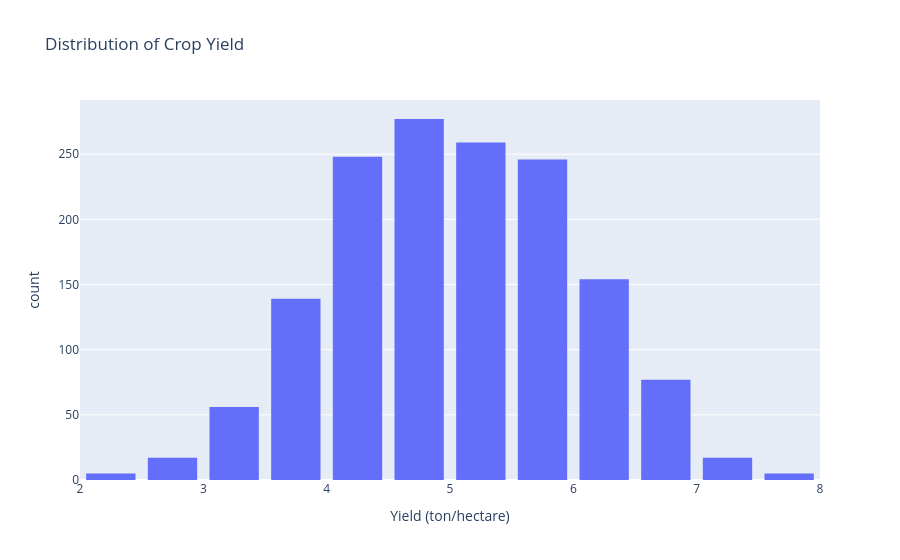

Notebook source saved alongside this figure:
### Markdown cell above
### Q7. Yield Distribution
#### Create a histogram of yield_ton_per_hectare.
#### Answer:
####  Is the distribution approximately normal?
####  Are there any noticeable outliers?

### Code cell
fig = px.histogram(
    df,
    x='yield_ton_per_hectare',
    nbins=20,
    title='Distribution of Crop Yield',
    labels={'yield_ton_per_hectare':'Yield (ton/hectare)',
            'count': 'Frequency' }
)

fig.update_layout(bargap=0.2)
fig.show()

### Figure 1 — Plotly figure (JSON) as saved in the notebook; plotly's stock layout.template omitted (floating-point values rounded to 4 significant figures; data arrays with more than 128 entries replaced by an {"elided": "..."} marker saying what was removed)
{"data": [{"bingroup": "x", "hovertemplate": "Yield (ton/hectare)=%{x}<br>count=%{y}<extra></extra>", "legendgroup": "", "marker": {"color": "#636efa", "pattern": {"shape": ""}}, "name": "", "nbinsx": 20, "orientation": "v", "showlegend": false, "type": "histogram", "x": {"elided": "1500 float values"}, "xaxis": "x", "yaxis": "y"}], "layout": {"bargap": 0.2, "barmode": "relative", "legend": {"tracegroupgap": 0}, "title": {"text": "Distribution of Crop Yield"}, "xaxis": {"anchor": "y", "domain": [0, 1], "title": {"text": "Yield (ton/hectare)"}}, "yaxis": {"anchor": "x", "domain": [0, 1], "title": {"text": "count"}}}}
